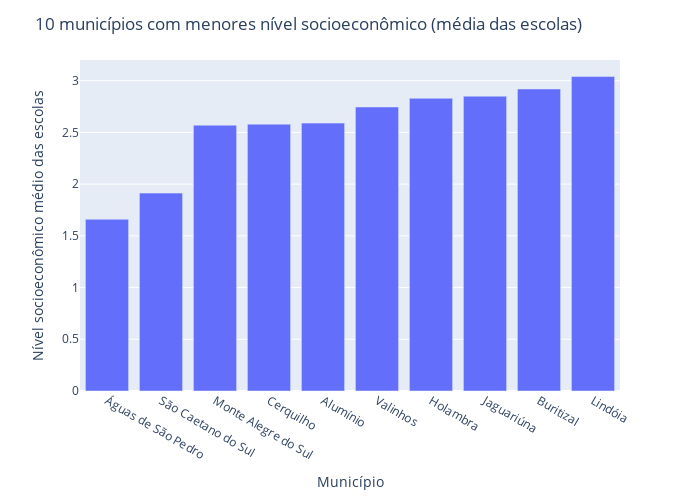

Source (notebook cell):
### Code cell
fig = px.bar(df2,
             x='name', y="nivel_socio_economico", height=500, width=700,
             barmode='stack', labels={"name": "Nome", 'nivel_socio_economico':"Nível socioeconômico "})
fig.update_layout(title = '10 municípios com melhores nível socioeconômico (média das escolas)')
fig.update_xaxes(title = 'Município')
fig.update_yaxes(title = 'Nível socioeconômico médio das escolas')
fig.show()

### Figure 1 — Plotly figure (JSON) as saved in the notebook; plotly's stock layout.template omitted (floating-point values rounded to 4 significant figures)
{"data": [{"alignmentgroup": "True", "hovertemplate": "Nome=%{x}<br>Nível socioeconômico =%{y}<extra></extra>", "legendgroup": "", "marker": {"color": "#636efa", "pattern": {"shape": ""}}, "name": "", "offsetgroup": "", "orientation": "v", "showlegend": false, "textposition": "auto", "type": "bar", "x": ["Águas de São Pedro", "São Caetano do Sul", "Monte Alegre do Sul", "Cerquilho", "Alumínio", "Valinhos", "Holambra", "Jaguariúna", "Buritizal", "Lindóia"], "xaxis": "x", "y": [1.66, 1.913, 2.57, 2.58, 2.59, 2.746, 2.83, 2.85, 2.92, 3.04], "yaxis": "y"}], "layout": {"barmode": "stack", "height": 500, "legend": {"tracegroupgap": 0}, "margin": {"t": 60}, "title": {"text": "10 municípios com menores nível socioeconômico (média das escolas)"}, "width": 700, "xaxis": {"anchor": "y", "domain": [0, 1], "title": {"text": "Município"}}, "yaxis": {"anchor": "x", "domain": [0, 1], "title": {"text": "Nível socioeconômico médio das escolas"}}}}
